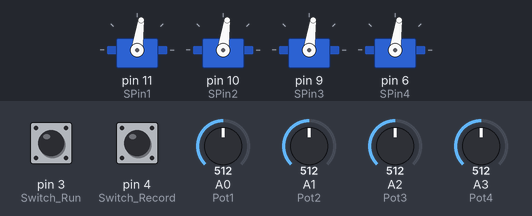
Bench run of a sketch on a simulated Arduino Uno, built with avr-gcc and run on an emulated ATmega328P. Shown: 4 × servo. Inputs (shaded band) come from the test bench; at power-on: A0 (Pot1) = 512, A1 (Pot2) = 512, A2 (Pot3) = 512, A3 (Pot4) = 512, pin 3 (Switch_Run) LOW, pin 4 (Switch_Record) LOW. EEPROM starts erased; what the sketch prints to the serial monitor is not drawn.

Above: at 4.6 s.
4.7 s: A0 (Pot1) set to 716
At 5.3 s:
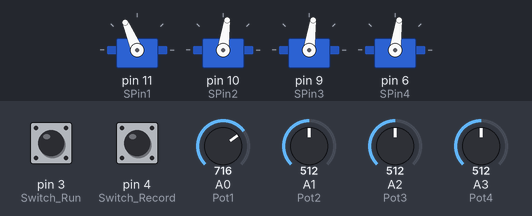
6.2 s: A1 (Pot2) set to 716
At 6.6 s:
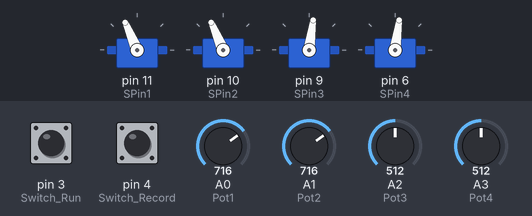
7.7 s: A2 (Pot3) set to 716
At 8.9 s:
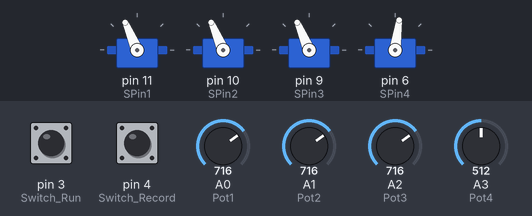
9.2 s: A3 (Pot4) set to 716
At 10.2 s:
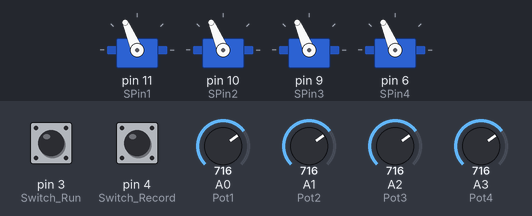
10.7 s: A0 (Pot1) set to 992
At 11.1 s:
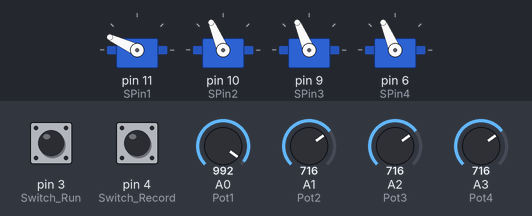
12.2 s: A1 (Pot2) set to 992
At 13.5 s:
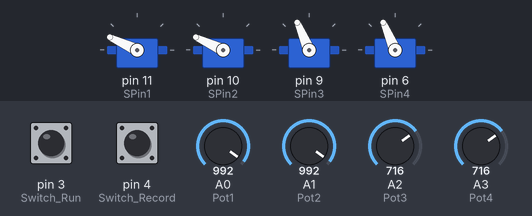
Timing chart, 0 to 14.7 s (numbered marks = the images above; inputs shaded):
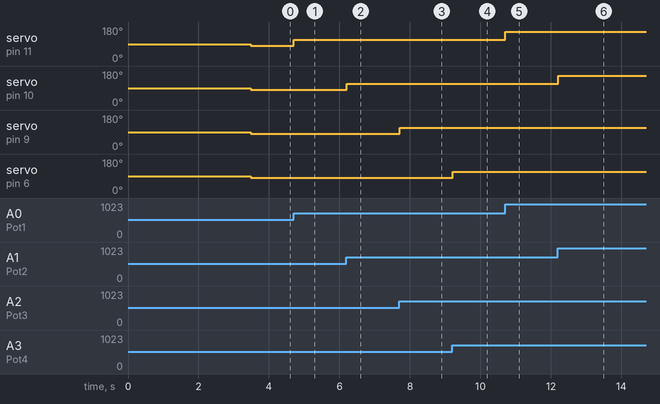

Measured:
- after the input at 4.7 s, servo on pin 11 (SPin1): 82° → 113° at once
- after the input at 6.2 s, servo on pin 10 (SPin2): 82° → 113° at once
- after the input at 7.7 s, servo on pin 9 (SPin3): 82° → 113° at once
- after the input at 9.2 s, servo on pin 6 (SPin4): 82° → 113° at once
- after the input at 10.7 s, servo on pin 11 (SPin1): 113° → 155° at once
- after the input at 12.2 s, servo on pin 10 (SPin2): 113° → 155° at once

The sketch:

RobotArm_4axis.ino
```cpp
#include <Servo.h>
#include <EEPROM.h>

const byte Pot1 = A0;
const byte Pot2 = A1;
const byte Pot3 = A2;
const byte Pot4 = A3;

const byte SPin1 = 11;
const byte SPin2 = 10;
const byte SPin3 = 9;
const byte SPin4 = 6;

const byte Switch_Record = 4;
const byte Switch_Run = 3;

const byte running_speed = 100; // 1당 10ms

byte state = 0;  // 0 : Record   / 1 : Run

byte prev_s1_angle = 0, prev_s2_angle = 0, prev_s3_angle = 0, prev_s4_angle = 0;
byte s1_angle, s2_angle, s3_angle, s4_angle ;

bool prev_record;
bool prev_run;

bool pres_record;
bool pres_run;

byte pos_arr[4][50]; // 위치 저장 배열
byte pos_num = 0;    // 저장 수
byte pos_cnt = 0;    // 딜레이를 낮추고 카운트를 이용해서 시간제어
byte pos_step = 0;   // 데이터 로드 인덱스

Servo servo1, servo2, servo3, servo4;

void setup()
{
    Serial.begin(115200);
    servo1.attach(SPin1);
    servo2.attach(SPin2);
    servo3.attach(SPin3);
    servo4.attach(SPin4);

    pinMode(Switch_Record, INPUT);
    pinMode(Switch_Run, INPUT);

    Chk_eeprom();
}

void loop()
{
    Read_signal();  // 가변저항값 읽어서 매핑, 버튼 현재값 읽기

    Record_Button_Chk();  // 기록 버튼 처리

    Run_Button_Chk(); // 시작버튼 처리

    if (state == 0)
      Recording(); // 기록설정 모드

    else if (state == 1)
      Running(); // 구동 모드

    prev_record = pres_record;
    prev_run = pres_run;

    delay(10);
}

// ====================== 함수============================

void Chk_eeprom()
{
  // EEPROM 사용처
  // 0 : 저장 데이터 수
  // 1~511 : 4단위로 저장 위치

  pos_num = EEPROM.read(0);

  // 아두이노의 eeprom 처음 사용시 255값이 저장되어있기때문에 0으로 전부 초기화시켜줌
  if(pos_num > 50)
  {
    for (int i = 0 ; i < EEPROM.length() ; i++)
      EEPROM.write(i, 0);
  }

  // 데이터 있는경우
  if(pos_num > 0)
  {
    for(int i = 0; i <  pos_num ; i++)
    {
      pos_arr[0][i] = EEPROM.read((i*4) + 1);
      pos_arr[1][i] = EEPROM.read((i*4) + 2);
      pos_arr[2][i] = EEPROM.read((i*4) + 3);
      pos_arr[3][i] = EEPROM.read((i*4) + 4);
    }
    state = 1;

    servo1.write(pos_arr[0][0]);
    servo2.write(pos_arr[1][0]);
    servo3.write(pos_arr[2][0]);
    servo4.write(pos_arr[3][0]);
  }
  Serial.print("pos_num = ");
  Serial.println(pos_num);
}

// 가변저항값 읽어서 매핑, 버튼 현재값 읽기
void Read_signal()
{
    s1_angle = map(analogRead(Pot1), 1, 1023, 5, 160);
    s2_angle = map(analogRead(Pot2), 1, 1023, 5, 160);
    s3_angle = map(analogRead(Pot3), 1, 1023, 5, 160);
    s4_angle = map(analogRead(Pot4), 1, 1023, 5, 160);

    pres_record = digitalRead(Switch_Record);
    pres_run = digitalRead(Switch_Run);
}

// 기록 버튼 처리
void Record_Button_Chk(){
  if(prev_record == 0 && pres_record == 1)
  {
    if(state == 0 && pos_num < 50)
    {
      pos_arr[0][pos_num] = s1_angle;
      pos_arr[1][pos_num] = s2_angle;
      pos_arr[2][pos_num] = s3_angle;
      pos_arr[3][pos_num] = s4_angle;
      pos_num++;
    }
  }
}

// 시작, 중지버튼 처리
void Run_Button_Chk()
{
    if(prev_run == 0 && pres_run == 1)
    {
      if(state == 1)
      {
        state = 0;
        pos_num = 0;
        pos_step = 0;
        pos_cnt = 0;

        EEPROM.write(0,0);
        servo1.write(s1_angle);
        servo2.write(s2_angle);
        servo3.write(s3_angle);
        servo4.write(s4_angle);
      }

      else
      {
        // 저장된게 있을때만 실행
        if(pos_num > 0)
        {
          state = 1;
          pos_step = 0;
          pos_cnt = 0;

          EEPROM.write(0,pos_num);
          for(int i = 0; i <  pos_num ; i++)
          {
            EEPROM.write((i*4) + 1, pos_arr[0][i]);
            EEPROM.write((i*4) + 2, pos_arr[1][i]);
            EEPROM.write((i*4) + 3, pos_arr[2][i]);
            EEPROM.write((i*4) + 4, pos_arr[3][i]);
          }

        }
      }
    }
}

// 기록 모드
void Recording()
{
  if (prev_s1_angle != s1_angle)
  {
      if (abs(prev_s1_angle - s1_angle) > 1)
      {
          servo1.write(s1_angle);
          prev_s1_angle = s1_angle;
      }
  }

  if (prev_s2_angle != s2_angle)
  {
      if (abs(prev_s2_angle - s2_angle) > 1)
      {
          servo2.write(s2_angle);
          prev_s2_angle = s2_angle;
      }
  }

  if (prev_s3_angle != s3_angle)
  {
      if (abs(prev_s3_angle - s3_angle) > 1)
      {
          servo3.write(s3_angle);
          prev_s3_angle = s3_angle;
      }
  }

  if (prev_s4_angle != s4_angle)
  {
      if (abs(prev_s4_angle - s4_angle) > 1)
      {
          servo4.write(s4_angle);
          prev_s4_angle = s4_angle;
      }
  }
}

// 구동 모드
void Running()
{
  if(pos_cnt >= running_speed)
  {
    servo1.write(pos_arr[0][pos_step]);
    servo2.write(pos_arr[1][pos_step]);
    servo3.write(pos_arr[2][pos_step]);
    servo4.write(pos_arr[3][pos_step]);

    pos_step++;

    if(pos_step >= pos_num)
    {
      pos_step = 0;
    }

    pos_cnt = -1;
  }

  pos_cnt++;
}
```
